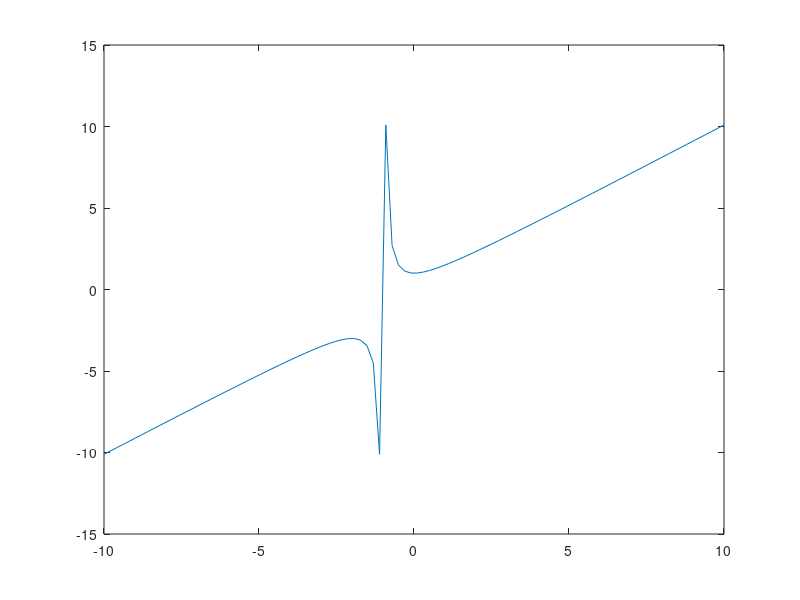

This figure's MATLAB source: (Note: this script raises an error after producing the figure.)
clc
clear all;

disp ('Calculo del dominio y rango de funciones');
disp ('Funcion Racional Caso 3');
disp ('Sea la funcion (ax^2 + bx + c) / (dx + e) :');

A=input('Ingrese el valor de A: ');
B=input('Ingrese el valor de B: ');
C=input('Ingrese el valor de C: ');
D=input('Ingrese el valor de D: ');
E=input('Ingrese el valor de E: ');

x = linspace (-10, 10, 100);

y= (A*x.^2 + B*x + C )./(D*x + E);

plot (x,y);


W = -E./D;

disp ("El dominio es: (-?, " + W + ") U ("+ W + ", ?)")